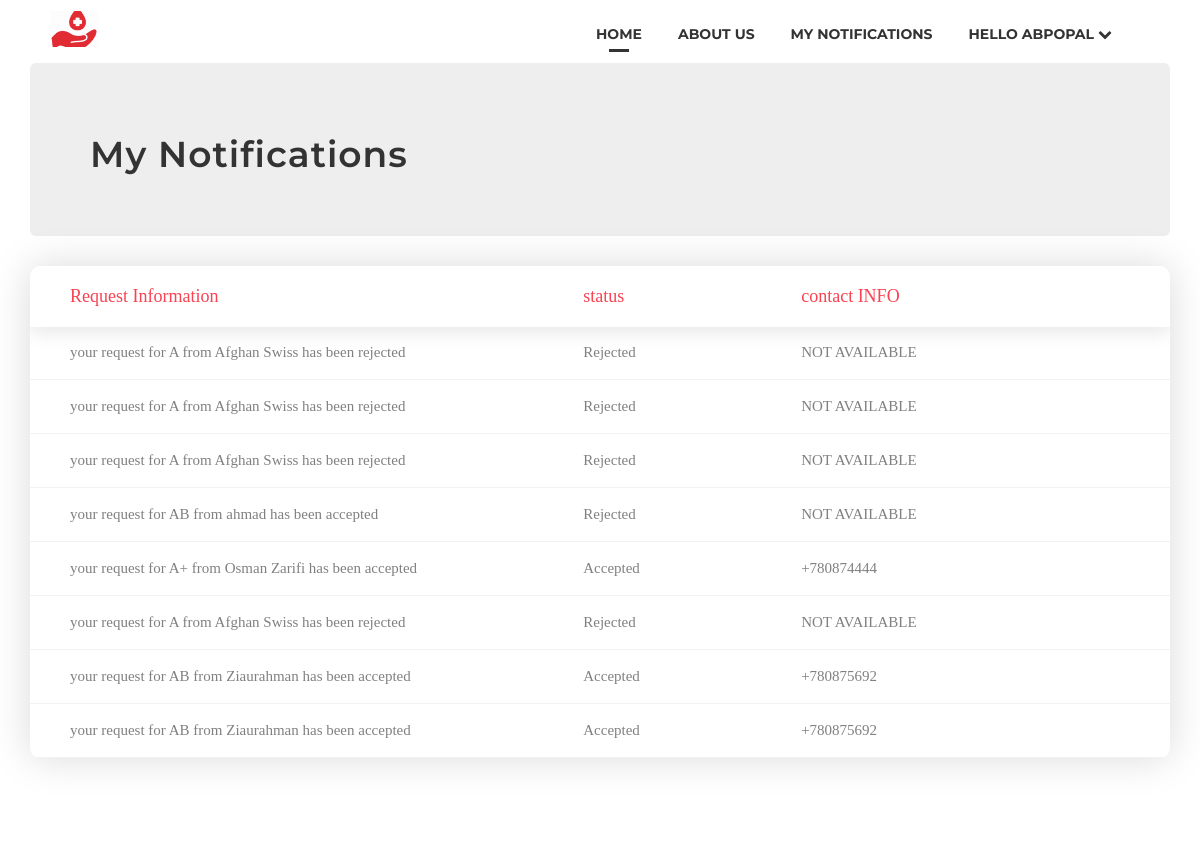
The app's page /notifications/ (signed in) with its own data.
### accounts/models.py (models this page shows, shortened)
class User(AbstractBaseUser):
    name_regex = RegexValidator(regex='^[a-zA-Z ]+$', message="Name cannot include numbers", code='ValueError')
    username = models.CharField(validators=[usename_regex], max_length=30, unique=True, verbose_name="UserName")
    name = models.CharField(max_length=30, validators=[name_regex])
    active = models.BooleanField(default=True)
    admin = models.BooleanField(default=False)
    staff = models.BooleanField(default=False)  # a admin user; non super-user
    approved = models.BooleanField(default=True)
    ishospital = models.BooleanField(default=False)
    isdonor = models.BooleanField(default=False)
    USERNAME_FIELD = 'username'
    REQUIRED_FIELDS = []
    objects = UserManager()
    @property
    def is_active(self):
        return self.active
    @property
    def is_hospital(self):
        return self.ishospital
    @property
    def is_donor(self):
        return self.isdonor

### mysite/models.py (models this page shows, shortened)
class User_Requests(models.Model):
    req_id = models.ForeignKey(Requests, null=True, blank=True, on_delete=models.CASCADE)
    user_id = models.ForeignKey(PUser, null=False, blank=False, on_delete=models.CASCADE)
    r_date = models.DateField(default=datetime.date.today)
    objects = models.Manager()

class Requests(models.Model):
    req_id = models.AutoField(primary_key=True)
    status = models.CharField(max_length=20, default="Pending")
    remarks = models.TextField()
    record_id = models.ForeignKey(Blood_Records, null=True, blank=True, on_delete=models.SET_NULL)
    objects = models.Manager()

class Blood_Records(models.Model):
    objects = models.Manager()
    record_id = models.AutoField(primary_key=True)
    quantity = models.IntegerField(null=True,  blank=True,)
    exp_date = models.DateField(null=True,  blank=True,)
    b_charges = models.IntegerField(null=True,  blank=True,)
    bg_id = models.ForeignKey(Blood_Group, null=False,  blank=False, on_delete=models.CASCADE)
    bb_id = models.ForeignKey(Blood_Bank, null=True, blank=True, on_delete=models.SET_NULL)
    d_id = models.OneToOneField(Donor, null=True, blank=True, on_delete=models.CASCADE)

class Blood_Group(models.Model):
    bg_Id = models.AutoField(primary_key=True)
    bg_name = models.CharField(max_length=10)
    objects = models.Manager()

class Blood_Bank(models.Model):
    bb_id = models.AutoField(primary_key=True)
    h_id = models.ForeignKey(Hospital, null=True, blank=True, on_delete=models.CASCADE)
    objects = models.Manager()

class Hospital(models.Model):
    phone_regex = RegexValidator(regex=r'^\+?1?\d{9,12}$',
                                 message="Phone number must be entered in the format: '+999999999'.")
    h_id = models.AutoField(primary_key=True)
    loc_id = models.ForeignKey(Location, null=True, blank=True, on_delete=models.SET_NULL)
    name = models.CharField(validators=[name_regex], max_length=30)
    h_username = models.OneToOneField(User, on_delete=models.CASCADE)
    Email = models.EmailField(validators=[validate_email])
    rating = models.FloatField()
    contact = models.CharField(validators=[phone_regex], max_length=17, blank=True)  # validators should be a list
    objects = models.Manager()

class Donor(models.Model):
    d_id = models.AutoField(primary_key=True)
    bg_id = models.ForeignKey(Blood_Group, null=True, blank=True, on_delete=models.SET_NULL)
    user_id = models.OneToOneField(PUser, null=True, blank=True, on_delete=models.CASCADE)
    approved = models.BooleanField(default=False)
    objects = models.Manager()

class PUser(models.Model):
    phone_regex = RegexValidator(regex=r'^\+?1?\d{9,12}$',
                                 message="Phone number must be entered in the format: '+999999999'.")
    email_regex = RegexValidator(regex=r"\b[\w.-]+@[\w.-]+.\w{2,4}\b", message="invalid email")
    user_id = models.AutoField(primary_key=True)
    name = models.CharField(validators=[name_regex], max_length=30)
    username = models.OneToOneField(User, on_delete=models.CASCADE)
    contact = models.CharField(validators=[phone_regex],
                               max_length=17, blank=True)  # validators should be a list
    Email = models.EmailField(validators=[validate_email])
    loc_id = models.ForeignKey(Location, null=True, blank=True, on_delete=models.SET_NULL)
    birthdate = models.DateField()
    gender = models.CharField(max_length=10)
    objects = models.Manager()

### mysite/views.py (the view)
# urls.py: path('notifications/', views.notification_view, name='notifications'),
def notification_view(request):
    myreqs = User_Requests.objects.filter(user_id__username=request.user)
    print(myreqs)
    return render(request, 'notification.html', {'reqs': myreqs})

### templates/notification.html (shortened to what this page needs)
{% extends 'base.html' %}
{% block navbar %}
{% include "navbar.html" %}
{% endblock navbar %}
    {% load static %}
	<link rel="stylesheet" type="text/css" href="{% static 'vendor/animate/animate.css' %}">
	<link rel="stylesheet" type="text/css" href="{% static 'vendor/select2/select2.min.css' %}">
	<link rel="stylesheet" type="text/css" href="{% static 'vendor/perfect-scrollbar/perfect-scrollbar.css' %}">
	<link rel="stylesheet" type="text/css" href="{% static 'css/util.css' %}">
	<link rel="stylesheet" type="text/css" href="{% static 'css/main.css' %}">
 <div class="container" >
        <div class="jumbotron">
        <h2>My Notifications</h2>
    </div>
    </div>
{% if reqs%}
<div class="container">
                <div class="table100 ver2 m-b-110">
                    <div class="table100-head">
                    <table>
                        <thead>
                            <tr class="row100 head">
                                <th class="cell100 column1">
                                    Request Information
                                </th>
                                <th class="cell100 column2"> status</th>
                                <th class="cell100 column3">contact INFO</th>
                            </tr>
                        </thead>
                    </table>
                    </div>
                    <div class="table100-body js-pscroll">
                        <table>
                            <tbody>
                                {% for req in reqs %}
                                 <tr class="row100 body">
                                    {% if req.req_id.status == 'Accepted' %}
                                    {% if req.req_id.record_id.bb_id != None %}
                                        <td  class="cell100 column1">your request for {{ req.req_id.record_id.bg_id.bg_name}} from {{ req.req_id.record_id.bb_id.h_id.name}} has been accepted </td>
                                        <td  class="cell100 column2">{{ req.req_id.status}}</td>
                                        <td  class="cell100 column3">{{req.req_id.record_id.bb_id.h_id.contact}}</td>
                                    {% elif req.req_id.record_id.d_id != None %}
                                        <td  class="cell100 column1">your request for {{ req.req_id.record_id.bg_id.bg_name}} from {{ req.req_id.record_id.d_id.user_id.name}} has been accepted </td>
                                        <td  class="cell100 column2">{{ req.req_id.status}}</td>
                                        <td  class="cell100 column2">{{req.req_id.record_id.d_id.user_id.contact}}</td>
                                     {% endif %}
                                     {% elif req.req_id.status == 'Rejected' %}
                                     {% if req.req_id.record_id.bb_id != None %}
                                        <td  class="cell100 column1">your request for {{ req.req_id.record_id.bg_id.bg_name}} from {{ req.req_id.record_id.bb_id.h_id.name}} has been rejected </td>
                                        <td  class="cell100 column2">{{ req.req_id.status}}</td>
                                        <td  class="cell100 column3">NOT AVAILABLE</td>
                                     {% elif req.req_id.record_id.d_id != None %}
                                        <td  class="cell100 column1">your request for {{ req.req_id.record_id.bg_id.bg_name}} from {{ req.req_id.record_id.d_id.user_id.name}} has been accepted </td>
                                        <td  class="cell100 column2">{{ req.req_id.status}}</td>
                                        <td  class="cell100 column3">NOT AVAILABLE</td>
                                     {% endif %}
                                        {% endif %}
                                 </tr>
                                {% endfor %}
                            </tbody>
                        </table>
                    </div>
                </div>
</div>
{% else %}
<div class="container" >
        <div class="jumbotron">
        <h2>No New Notification</h2>
    </div>
    </div>
{% endif %}

### templates/base.html (shortened to what this page needs)
<!DOCTYPE html>
<html lang="en">
<head>
    {% include 'html_dependencies.html' %}
</head>
<body>
{% block content %}
{% block navbar %}
{% endblock navbar %}
{% endblock content %}
</body>
</html>

### templates/html_dependencies.html (shortened to what this page needs)
{% load staticfiles %}
<link rel="stylesheet" href="https://maxcdn.bootstrapcdn.com/font-awesome/4.4.0/css/font-awesome.min.css">
<link rel="stylesheet" href="https://maxcdn.bootstrapcdn.com/bootstrap/3.3.6/css/bootstrap.min.css">
<link rel="stylesheet"  href="{% static 'css/style.css' %}">

### templates/navbar.html (shortened to what this page needs)
{% extends "base.html" %}
{% block navbar %}
<nav id="menu" class="navbar">
				<div class="container-fluid">
					<div class="navbar-header">
						<a class="navbar-brand" href="{% url 'home' %}">
                            {% load staticfiles %}
							<img src="{% static 'img/logo.png' %}" width="50px" height="50px"/>
						</a>
					</div>
					<div class="collapse navbar-collapse navbar-ex1-collapse">
						<ul class="nav navbar-nav">
							<li class="active" ><a href="{% url 'home' %}">Home</a></li>
							<li ><a href="#">About Us</a></li>
                             {% if user.is_authenticated %}
                            {% if not user.is_hospital %}
                                <li><a href="{% url 'notifications' %}"> My notifications</a></li>
                            {% endif %}
                            <li class="dropdown"><a href="#" class="dropdown-toggle" data-toggle="dropdown">Hello {{ user.username }} <i class="fa fa-chevron-down"></i></a>
							</li>
                    {% else %}
                    <li><a href="{% url 'register' %}"><span class="glyphicon glyphicon-user"></span> Sign up</a> </li>
                    <li><a href="{% url 'login' %}"><span class="glyphicon glyphicon-log-in"></span> Login</a> </li>
                    {% endif %}
						</ul>
					</div>
				</div>
			</nav>
{% endblock %}

### static/css/style.css (style rules this page uses)
body { font-family: 'Roboto', sans-serif;font-weight: 300;color: #666;background-color: #fff;font-size: 15px;line-height: 1.75;hyphens: auto;overflow-wrap: break-word; }
html, body { width:100%; padding:0; margin:0; }
html { -webkit-text-size-adjust: none; }
img { max-width:100%; height: auto;width: auto\9; }
h2 { font-size: 36px; }
h1,h2,h3,h4,h5,h6 { font-weight: 600;color: #333;font-family: 'Montserrat',sans-serif;letter-spacing: 1px;line-height: 1.3; }
a { color: #42AB9E;-webkit-transition: all .2s ease-in-out;-moz-transition: all .2s ease-in-out;transition: all .2s ease-in-out; }
ul li { list-style: none; }
#menu { border-radius: 0;padding: 10px 15px;text-transform: uppercase;font-family: Montserrat,sans-serif;background: #fff; }
#menu .navbar-brand { margin: 0;height: auto;text-transform: uppercase;padding: 0px 18px; }
.navbar { margin: 0; }
#menu ul.nav li { padding-right: 16px; }
#menu ul.nav li a { padding: 8px 10px;color: #333;font-size: 14px;font-weight: bold;position:relative; }
#menu ul.nav li.active a:after { position: absolute;content: "";background: #333;bottom: 0;left: 50%;height: 3px; width: 20px;transform: translateX(-50%); }
@media (min-width: 768px) { #menu ul.nav { float:right; margin-top: 5px; } }

### static/css/main.css (style rules this page uses)
.js-pscroll { position: relative; overflow: hidden; }
.table100 { background-color: #fff; }
table { width: 100%; }
th, td { font-weight: unset; padding-right: 10px; }
.column1 { width: 33%; padding-left: 40px; }
.column2 { width: 13%; }
.column3 { width: 22%; }
.table100-head th { padding-top: 18px; padding-bottom: 18px; }
.table100-body td { padding-top: 16px; padding-bottom: 16px; }
.table100 { position: relative; padding-top: 60px; }
.table100-head { position: absolute; width: 100%; top: 0; left: 0; }
.table100-body { max-height: 585px; overflow: auto; }
.table100.ver2 .table100-head { box-shadow: 0 5px 20px 0px rgba(0, 0, 0, 0.1); -moz-box-shadow: 0 5px 20px 0px rgba(0, 0, 0, 0.1); -webkit-box-shadow: 0 5px 20px 0px rgba(0, 0, 0, 0.1); -o-box-shadow: 0 5px 20px 0px rgba(0, 0, 0, 0.1); -ms-box-shadow: 0 5px 20px 0px rgba(0, 0, 0, 0.1); }
.table100.ver2 th { font-family: Lato-Bold; font-size: 18px; color: #fa4251; line-height: 1.4; background-color: transparent; }
.table100.ver2 td { font-family: Lato-Regular; font-size: 15px; color: #808080; line-height: 1.4; }
.table100.ver2 .table100-body tr { border-bottom: 1px solid #f2f2f2; }
.table100.ver2 { border-radius: 10px; overflow: hidden; box-shadow: 0 0px 40px 0px rgba(0, 0, 0, 0.15); -moz-box-shadow: 0 0px 40px 0px rgba(0, 0, 0, 0.15); -webkit-box-shadow: 0 0px 40px 0px rgba(0, 0, 0, 0.15); -o-box-shadow: 0 0px 40px 0px rgba(0, 0, 0, 0.15); -ms-box-shadow: 0 0px 40px 0px rgba(0, 0, 0, 0.15); }

### records on screen
User: username "ABPOPAL"
User_Requests: req_id.record_id.bg_id.bg_name "A", req_id.record_id.bb_id.h_id.name "Afghan Swiss", req_id.status "Rejected"
User_Requests: req_id.record_id.bg_id.bg_name "A", req_id.record_id.bb_id.h_id.name "Afghan Swiss", req_id.status "Rejected"
User_Requests: req_id.record_id.bg_id.bg_name "A", req_id.record_id.bb_id.h_id.name "Afghan Swiss", req_id.status "Rejected"
User_Requests: req_id.record_id.bg_id.bg_name "AB", req_id.record_id.d_id.user_id.name "ahmad", req_id.status "Rejected"
User_Requests: req_id.record_id.bg_id.bg_name "A+", req_id.record_id.d_id.user_id.name "Osman Zarifi", req_id.status "Accepted", req_id.record_id.d_id.user_id.contact "+780874444"
User_Requests: req_id.record_id.bg_id.bg_name "A", req_id.record_id.bb_id.h_id.name "Afghan Swiss", req_id.status "Rejected"
User_Requests: req_id.record_id.bg_id.bg_name "AB", req_id.record_id.d_id.user_id.name "Ziaurahman", req_id.status "Accepted", req_id.record_id.d_id.user_id.contact "+780875692"
User_Requests: req_id.record_id.bg_id.bg_name "AB", req_id.record_id.d_id.user_id.name "Ziaurahman", req_id.status "Accepted", req_id.record_id.d_id.user_id.contact "+780875692"
